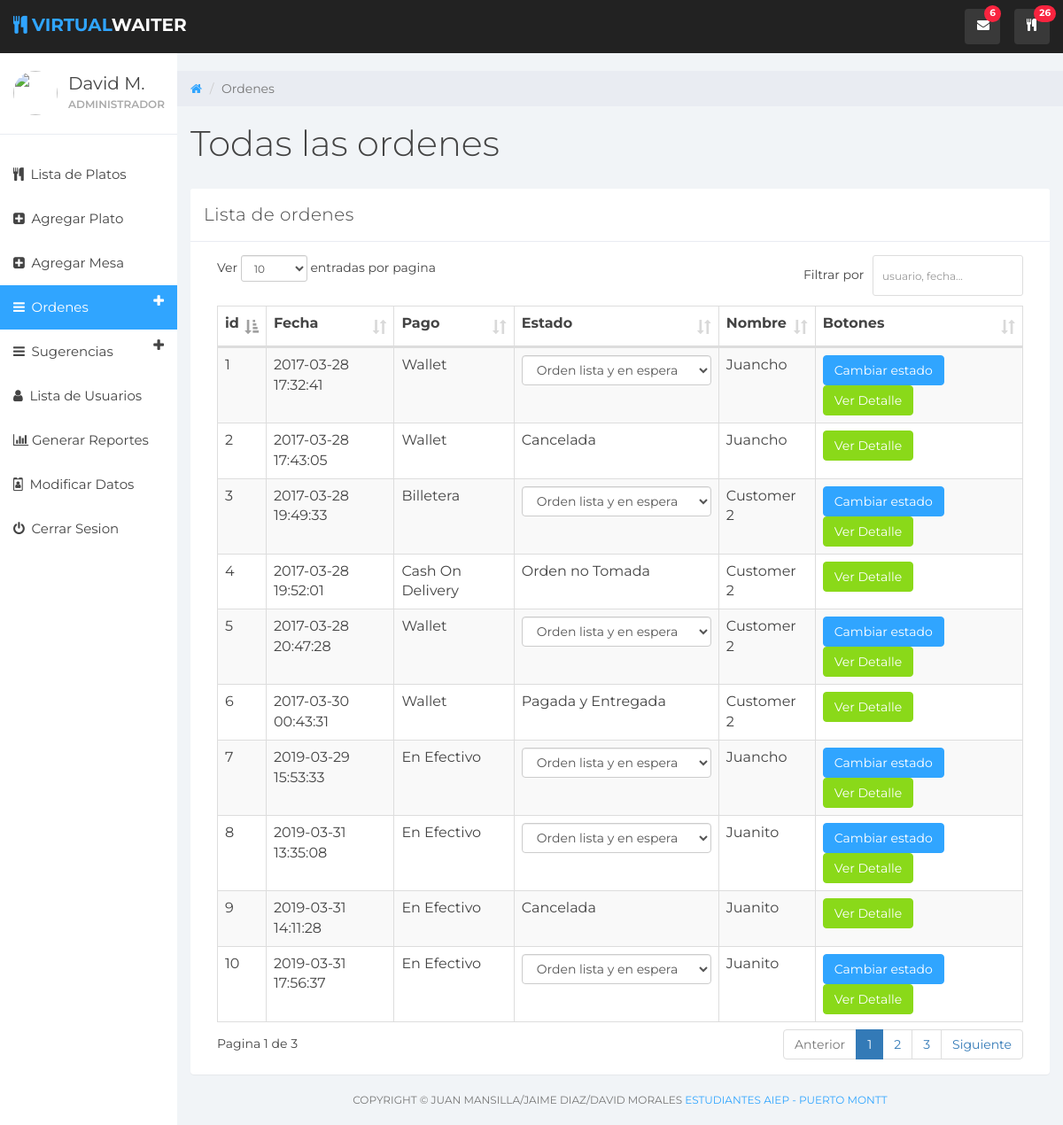
The page /ordenes_totales.php (signed in) on the database its author committed.
### tables this page shows
CREATE TABLE `orden` (
  `id` int(11) NOT NULL,
  `usuario` int(11) NOT NULL,
  `direccion` varchar(300) NOT NULL,
  `detalle` varchar(300) NOT NULL,
  `fecha` datetime NOT NULL DEFAULT CURRENT_TIMESTAMP,
  `tipopago` varchar(16) NOT NULL DEFAULT 'Billetera',
  `total` int(11) NOT NULL,
  `estado` varchar(25) NOT NULL DEFAULT 'Orden en Espera',
  `revocar` tinyint(4) NOT NULL DEFAULT '0',
  `mesa` int(11) NOT NULL
);

CREATE TABLE `usuario` (
  `id` int(11) NOT NULL,
  `tipo` varchar(15) NOT NULL DEFAULT 'Usuario',
  `nombre` varchar(15) NOT NULL,
  `usuario` varchar(10) NOT NULL,
  `contrasena` varchar(16) NOT NULL,
  `email` varchar(35) DEFAULT NULL,
  `direccion` varchar(300) DEFAULT NULL,
  `contacto` bigint(11) NOT NULL,
  `verificado` tinyint(1) NOT NULL DEFAULT '0',
  `estadocuenta` tinyint(4) NOT NULL DEFAULT '0'
);

### includes/conectar.php (called while the page is built, shortened)
<?php
$nom = $_SESSION['nom'];
$tip = $_SESSION['tip'];
$foto = $_SESSION['foto'];
?>

### ordenes_totales.php (the view, shortened to what this page needs)
x<?php
include 'includes/conectar.php';
	if($_SESSION['adminc']==session_id())
	{
		?>
<!DOCTYPE html>
<html lang="en">
<head>
  <link href="css/bootstrap.min.css" rel="stylesheet">
  <link href="css/font-awesome.min.css" rel="stylesheet">
  <link href="css/datepicker3.css" rel="stylesheet">
  <link href="css/styles.css" rel="stylesheet">
  <link rel="stylesheet" type="text/css" href="js/datatable/dataTable.bootstrap.min.css">
</head>
<?php include('routers/navbar_adm.php');?>
  <div class="col-sm-9 col-sm-offset-3 col-lg-10 col-lg-offset-2 main">
    <div class="row">
      <ol class="breadcrumb">
        <li><a href="#">
          <em class="fa fa-home"></em>
        </a>
      </li>
        <li class="active">Ordenes</li>
      </ol>
    </div>
    <div class="row">
      <div class="col-lg-12">
        <h1 class="page-header">Todas las ordenes</h1>
      </div>
    </div>
    <div class="row">
      <div class="col-lg-12">
        <div class="panel panel-default">
          <div class="panel-heading">Lista de ordenes</div>
          <div class="panel-body">
          <div class="col-md-12">
            <table id="myTable" class="table table-bordered table-striped">
              <thead>
                <tr>
                  <td><label>id</label></td>
                  <td><label>Fecha</label></td>
                  <td><label>Pago</label></td>
                  <td><label>Estado</label></td>
                  <td><label>Nombre</label></td>
                  <td><label>Botones</label></td>
                </tr>
              </thead>
          <?php
                  $est = "";
                  $id = "";
                  if(isset($_GET['id'])){
                    $id = $_GET['id'];
                  }else{
                    $id = '%';
                  }
                  if ($est != "") {
          $sql = mysqli_query($con, "SELECT * FROM orden WHERE estado LIKE '$est';");
                  }else if ($id != "") {
          $sql = mysqli_query($con, "SELECT * FROM orden WHERE id LIKE '$id';");
                  }
          while($row = mysqli_fetch_array($sql))
          {
            $est = $row['estado'];
            $ecu = $row['revocar'];
            echo '
                <tr>
                  <td>'.$row['id'].'</td>
                  <td>'.$row['fecha'].'</td>
                  <td>'.$row['tipopago'].'</td>
                  <td>'.($ecu ? $est : '
                        <form method="post" action="routers/editar_orden.php">
                          <input type="hidden" value="'.$row['id'].'" name="id">
                        <select name="est" class="form-control">
                        <option value="Orden lista y en espera" '.($est=='Orden lista y en espera' ? 'selected' : '').'>Orden lista y en espera</option>
                        <option value="Orden Entregada" '.($est=='Orden Entregada' ? 'selected' : '').'>Orden Entregada</option>
                        <option value="Orden Cancelada (adm)" '.($est=='Orden Cancelada (adm)' ? 'selected' : '').'>Orden Cancelada (adm)</option>
                        <option value="Orden en proceso" '.($est=='Orden en proceso' ? 'selected' : '').'>Orden en proceso</option>
                        </select>
                        ').'</p>
                      </strong>
                  </td>               ';
            $uid = $row['usuario'];
            $sql3 = mysqli_query($con, "SELECT * FROM usuario WHERE id = $uid;");
              while($row3 = mysqli_fetch_array($sql3))
              {
              echo '
                    <td>'.$row3['nombre'].'</td>
                    <td>';
              if(!$ecu){
              echo '
                      <button class="btn btn-md btn-primary" type="submit" name="action">Cambiar estado
                      </button>';
                };
              echo '
                    <a href="#edit_'.$row['id'].'" class="btn btn-md btn-success" data-toggle="modal">Ver Detalle</span></a>
                    </td>
                </form>';
                include('routers/modal_ped_modificar.php');
            }
          }
          ?>
            </table>
          </div>
        </div>
      </div>
    </div>
  </div>
</body>
  <div class="col-sm-12">
      <p class="back-link">Copyright © Juan Mansilla/Jaime Diaz/David Morales <a href="https://www.aiep.cl">Estudiantes AIEP - Puerto Montt</a></p>
  </div>
</html>
<?php
	}
?>

### routers/navbar_adm.php (shortened to what this page needs)
<?php
function active($currect_page){
$url_array = explode('/', $_SERVER['REQUEST_URI']);
$url = end($url_array);
  if($currect_page == $url){
    echo 'active';
  }
}
?>
 <nav class="navbar navbar-custom navbar-fixed-top" role="navigation">
    <div class="container-fluid">
      <div class="navbar-header">
          <a class="navbar-brand" href="#"><span><i class="fa fa-cutlery" aria-hidden="true"></i> <strong>Virtual</span>Waiter  </strong></a>
          <?php include('routers/iconos_adm.php');?>
          </li>
      </div>
    </div>
  </nav>
  <div id="sidebar-collapse" class="col-sm-3 col-lg-2 sidebar">
    <div class="profile-sidebar">
      <div class="profile-userpic">
        <img src="<?php echo $foto;?>" alt="">
      </div>
      <div class="profile-usertitle">
        <div class="profile-usertitle-name"><?php echo $nom;?></div>
        <div class="profile-usertitle-status"></span><?php echo $tip;?></div>
      </div>
    </div>
    <ul class="nav menu">
      <li class="<?php active('pagina_adm.php');?>"><a href="index.php"><em class="fa fa-cutlery">&nbsp;</em> Lista de Platos</a></li>
      <li class="<?php active('registrar_pro.php');?>"><a href="registrar_pro.php"><em class="fa fa-plus-square">&nbsp;</em> Agregar Plato</a></li>
      <li class="<?php active('registrar_cat.php');?>"><a href="registrar_cat.php"><em class="fa fa-plus-square">&nbsp;</em> Agregar Mesa</a></li>
      <li class="parent
          <?php
            active('ordenes_totales.php');
          ?>">
       <a data-toggle="collapse" href="#sub-item-1">
        <em class="fa fa-navicon">&nbsp;</em> Ordenes <span data-toggle="collapse" href="#sub-item-1" class="icon pull-right"><em class="fa fa-plus"></em></span>
        </a>
      </li>
      <li class="parent  <?php
            ?>">
        <a data-toggle="collapse" href="#sub-item-2">
        <em class="fa fa-navicon">&nbsp;</em> Sugerencias <span data-toggle="collapse" href="#sub-item-2" class="icon pull-right"><em class="fa fa-plus"></em></span>
        </a>
      <li class="<?php active('usuarios.php');?>"><a href="usuarios.php"><em class="fa fa-user">&nbsp;</em> Lista de Usuarios</a></li>
      <li class="<?php active('reportes.php');?>"><a href="reportes.php"><em class="fa fa-bar-chart">&nbsp;</em>Generar Reportes</a></li>
      <li class="<?php active('detalle_adm.php');?>"><a href="detalle_adm.php"><em class="fa fa-id-badge">&nbsp;</em> Modificar Datos</a></li>
      <li ><a href="routers/cerrar_sesion.php"><em class="fa fa-power-off">&nbsp;</em> Cerrar Sesion</a></li>
    </ul>
  </div>

### routers/iconos_adm.php (shortened to what this page needs)
<div class="scrollbar scrollbar-primary">
  <div class="force-overflow">
          <ul class="nav navbar-top-links navbar-right">
          <li class="dropdown"><a class="dropdown-toggle count-info" data-toggle="dropdown" href="#">
            <em class="fa fa-envelope"></em>
            <?php
              $result = mysqli_query($con, "SELECT COUNT(id)
                FROM sugerencia where estado='Abierto';");
              $row = mysqli_fetch_array($result);
              if ($row[0]!=0) {
              echo '<span class="label label-danger">'.$row[0].'
            </span>';
              }
            ?>
          </a>
              </li>
            </ul>
          <li class="dropdown"><a class="dropdown-toggle count-info" data-toggle="dropdown" href="#">
            <em class="fa fa-cutlery"></em>
            <?php
              $result = mysqli_query($con, "SELECT COUNT(id)
                FROM orden;");
              $row = mysqli_fetch_array($result);
              if ($row[0]!=0) {
              echo '<span class="label label-danger">'.$row[0].'
                </span>';
              }
            ?>
          </a>

### routers/modal_ped_modificar.php (shortened to what this page needs)
<div class="modal fade" id="edit_<?php echo $row['id']; ?>" tabindex="-1" role="dialog" aria-labelledby="myModalLabel" aria-hidden="true">

### css/styles.css (style rules this page uses)
p { color: #777; }
a, a:hover, a:focus { color: #30a5ff; }
h1, h2, h3, h4, h5, h6 { color: #444444; }
h1 { font-weight: 300; font-size: 40px; }
.navbar-custom { background: #222; height: 60px; }
.navbar-header .navbar-brand { color: #fff; font-size: 20px; text-transform: uppercase; font-weight: 500; height: 60px; padding-top: 18px; }
.navbar-header .navbar-brand span { color: #30a5ff; }
.dropdown { background: rgba(255, 255, 255, 0.1); float: left; margin: 10px 8px; padding: 0px; border-radius: 4px; }
.dropdown a.dropdown-toggle { color: #fff; height: 40px; width: 40px; padding-top: 11px; padding-left: 9px; }
.dropdown .label { top: -4px; left: 22px; padding-top: 4px; padding-bottom: 4px; position: absolute; border-radius: 9999px; }
.navbar-top-links li:last-child { margin-right: 15px; }
.dropdown em { margin: 0 5px; }
.btn-primary, .btn-primary:hover, .btn-primary:focus, .btn-primary:active, .btn-primary.active, .open > .dropdown-toggle.btn-primary, .btn-primary.disabled, .btn-primary[disabled], fieldset[disabled] .btn-primary, .btn-primary.disabled:hover, .btn-primary[disabled]:hover, fieldset[disabled] .btn-primary:hover, .btn-primary.disabled:focus, .btn-primary[disabled]:focus, fieldset[disabled] .btn-primary:focus, .btn-primary.disabled:active, .btn-primary[disabled]:active, fieldset[disabled] .btn-primary:active, .btn-primary.disabled.active, .btn-primary[disabled].active, fieldset[disabled] .btn-primary.active { background-color: #30a5ff; border-color: #30a5ff; }
.btn-success, .btn-success:hover, .btn-success:focus, .btn-success:active, .btn-success.active, .open > .dropdown-toggle.btn-success, .btn-success.disabled, .btn-success[disabled], fieldset[disabled] .btn-success, .btn-success.disabled:hover, .btn-success[disabled]:hover, fieldset[disabled] .btn-success:hover, .btn-success.disabled:focus, .btn-success[disabled]:focus, fieldset[disabled] .btn-success:focus, .btn-success.disabled:active, .btn-success[disabled]:active, fieldset[disabled] .btn-success:active, .btn-success.disabled.active, .btn-success[disabled].active, fieldset[disabled] .btn-success.active { background-color: #8ad919; border-color: #8ad919; }
.label-danger { background-color: #f9243f; }
.panel { border: 0; }
.panel-heading { font-size: 20px; font-weight: 300; letter-spacing: 0.025em; height: 60px; line-height: 38px; }
.panel-default .panel-heading { background: #fff; border-bottom: 1px solid #e9ecf2; color: #444444; }
.navbar { border: 0; }
.sidebar { display: block; padding: 0; display: none; box-shadow: none; background: #fff; }
.sidebar ul { margin: 20px 0px; }
@media (min-width: 768px) { .sidebar { display: block; position: fixed; top: 60px; bottom: 0; left: 0; z-index: 1000; display: block; margin: 0; padding: 0; overflow-x: hidden; overflow-y: auto; } }
@media (min-width: 768px) { .navbar-header { width: 100%; } }
.sidebar ul.nav .active a, .sidebar ul.nav li.parent a.active, .sidebar ul.nav .active > a:hover, .sidebar ul.nav li.parent a.active:hover, .sidebar ul.nav .active > a:focus, .sidebar ul.nav li.parent a.active:focus { color: #fff; background-color: #30a5ff; }
.sidebar ul.nav li a { height: 50px; font-size: 15px; line-height: 2em; color: #444444; }
.profile-sidebar { padding: 10px 0; border-bottom: 1px solid #e9ecf2; }
.profile-userpic img { float: left; margin: 10px 0px 0px 15px; width: 50px; height: 50px; border-radius: 9999px !important; }
.profile-usertitle { float: left; text-align: left; margin: 10px 0 0 12px; }
.profile-usertitle-name { font-size: 20px; margin-bottom: 0px; }
.profile-usertitle-status { text-transform: uppercase; color: #AAA; font-size: 12px; font-weight: 600; margin-bottom: 15px; }
.breadcrumb { border-radius: 0; padding: 10px 15px 10px 15px; background: #e9ecf2; margin: 0; }
h1.page-header { margin-top: 20px; border-bottom: 0; }
.table { background: #fff; }
p.back-link { text-align: center; margin-bottom: 20px; font-size: 12px; text-transform: uppercase; }

### rows shown on the page
orden: id "1", fecha "2017-03-28 17:32:41", tipopago "Wallet"
usuario: nombre "Juancho", shows "Cambiar estado"
orden: id "2", fecha "2017-03-28 17:43:05", tipopago "Wallet", estado "Cancelada"
orden: id "3", fecha "2017-03-28 19:49:33", tipopago "Billetera", est "Orden lista y en espera"
usuario: nombre "Customer 2", shows "Cambiar estado"
orden: id "4", fecha "2017-03-28 19:52:01", tipopago "Cash On Delivery", estado "Orden no Tomada"
orden: id "5", fecha "2017-03-28 20:47:28", tipopago "Wallet"
orden: id "6", fecha "2017-03-30 00:43:31", tipopago "Wallet", estado "Pagada y Entregada"
orden: id "7", fecha "2019-03-29 15:53:33", tipopago "En Efectivo"
orden: id "8", fecha "2019-03-31 13:35:08", tipopago "En Efectivo"
usuario: nombre "Juanito", shows "Cambiar estado"
orden: id "9", fecha "2019-03-31 14:11:28", tipopago "En Efectivo", estado "Cancelada"
orden: id "10", fecha "2019-03-31 17:56:37", tipopago "En Efectivo"

### other values the page prints
$row[0] "6"
$row[0] "26"
$nom "David M."
$tip "ADMINISTRADOR"
